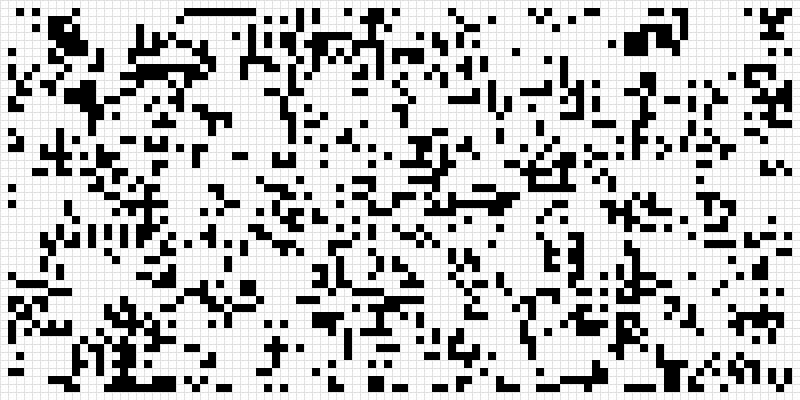
Frame 1 (no input)
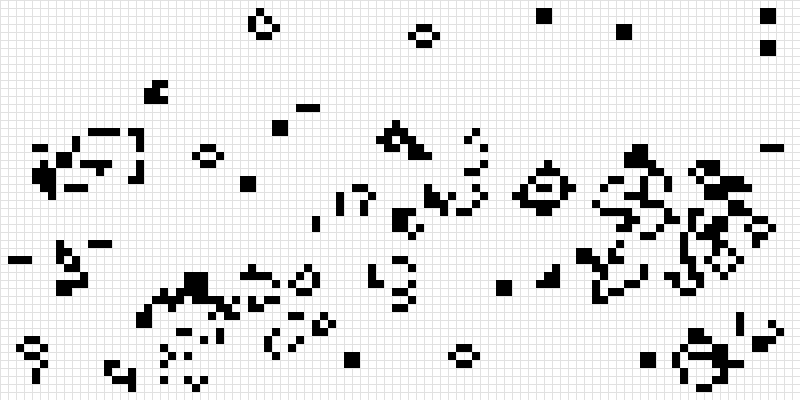
Frame 60 (the mouse pressed at the canvas centre just before this capture)
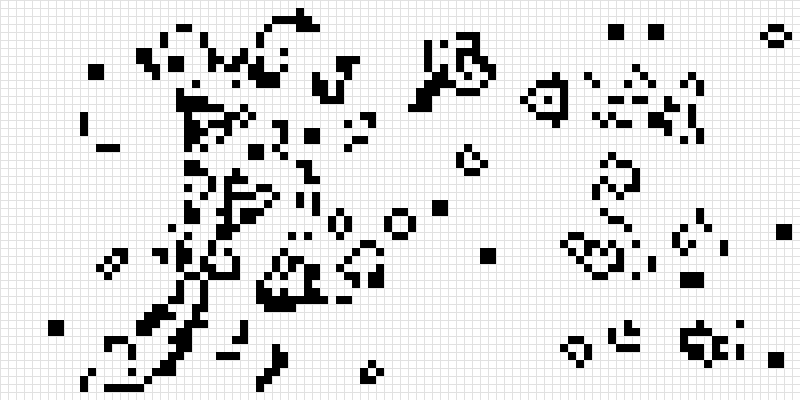
Frame 120 (the mouse held since frame 60 and released just before this capture)

The Processing sketch that drew these frames (run headless with seeded random() and noise(); from frame 60 on, the mouse is pressed at the canvas centre):

// Processing sketch: e03_life
// ── e03_life.pde
/**
 * Conway's "Game of Life"
 *
 * Exhibit the characteristics of biological systems of reproduction...
 * ...with the simplest set of rules possible.
 *
 * - Instead of a line of cells, we now have a two-dimensional matrix of cells.
 *
 * - If a neighbor is an adjacent cell, a neighborhood is now nine cells instead of three.
 *
 * - With nine cells, we have 9 bits, or 512 possible neighborhoods.
 *
 * - The typical visualization is to treat each generation as a single frame in an animation.
 *   So instead of viewing all the generations at once, we see them one at a time. (It’s important
 *   to note that the cells themselves aren’t actually moving, although we see the appearance of
 *   motion in the result as the cells turn on and off).
 *
 * It would be impractical to define an outcome for every possibility, so we define a set of rules
 * according to general characteristics of the neighborhood:
 *
 * - 1. Death:
 *
 *   If a cell is alive (state = 1) it will die (state = 0) under the following circumstances:
 *
 *   - Overpopulation: If the cell has four or more alive neighbors, it dies.
 *
 *   - Loneliness: If the cell has one or fewer alive neighbors, it dies.
 *
 * - 2. Birth:
 *
 *   If a cell is dead (state = 0) it will come to life (state becomes 1) if it has exactly three
 *   alive neighbors (no more, no less).
 *
 * - 3. Stasis:
 *
 *   In all other cases, the cell state does not change:
 *
 *   - Stay Alive: If a cell is alive and has exactly two or three live neighbors, it stays alive.
 *
 *   - Stay Dead: If a cell is dead and has anything other than three live neighbors, it stays dead.
 */

CA ca;

void setup() {
  size(800, 400);
  frameRate(12);
  ca = new CA();
}

void draw() {
  background(255);
  ca.generate();
  ca.display();
}

void mousePressed() {
  ca.init();
}

// ── CA.pde
class CA {
  int columns, rows;
  int w = 8;
  int[][] board;

  CA() {
    columns = width/w;
    rows = height/w;
    board = new int[columns][rows];
    init();
  }

  void init( ) {
    for (int x = 0; x < columns; x++) {
      for (int y = 0; y < rows; y++) {
        board[x][y] = int(random(2));
      }
    }
  }

  void generate() {
    int[][] next = new int[columns][rows];

    // Compute the next generation
    // (skipping the edge cells)
    for (int x = 1; x < columns-1; x++) {
      for (int y = 1; y < rows-1; y++) {
        int neighbors = 0;

        // Top row
        if (board[x-1][y-1] == 1) neighbors++;
        if (board[x][y-1] == 1)   neighbors++;
        if (board[x+1][y-1] == 1) neighbors++;

        // Middle row (skip self)
        if (board[x-1][y] == 1) neighbors++;
        if (board[x+1][y] == 1) neighbors++;

        // Bottom row
        if (board[x-1][y+1] == 1) neighbors++;
        if (board[x][y+1] == 1)   neighbors++;
        if (board[x+1][y+1] == 1) neighbors++;

        // We could also write the above like this:
        // for (int i = -1; i <= 1; i++) {
        //   for (int j = -1; j <= 1; j++) {
        //     neighbors += board[x+i][y+j];
        //   }
        // }
        // Skip self (subtract the current cell)
        // neighbors -= board[x][y];

        // The rules of life
        // If alive and less than 2 live neighbors: die (loneliness)
        if ((board[x][y] == 1) && (neighbors < 2)) {
          next[x][y] = 0;
        }
        // If alive and more than 3 live neighbors: die (overpopulation)
        else if ((board[x][y] == 1) && (neighbors > 3)) {
          next[x][y] = 0;
        }
        // If dead and exactly 3 live neighbors: born (reproduction)
        else if ((board[x][y] == 0) && (neighbors == 3)) {
          next[x][y] = 1;
        }
        // In all other cases: stasis (no change)
        else {
          next[x][y] = board[x][y];
        }

        // More compact version of the above:
        // if      ((board[x][y] == 1) && (neighbors <  2)) next[x][y] = 0;
        // else if ((board[x][y] == 1) && (neighbors >  3)) next[x][y] = 0;
        // else if ((board[x][y] == 0) && (neighbors == 3)) next[x][y] = 1;
        // else next[x][y] = board[x][y];
      }
    }

    // The next generation becomes the current generation
    board = next;
  }

  void display() {
    for (int x = 0; x < columns; x++) {
      for (int y = 0; y < rows; y++) {
        if (board[x][y] == 1) {
          fill(0);
        } else {
          fill(255);
        }
        stroke(0, 30);
        // Set x for each cell in the row
        // Set y for each generation
        rect(x*w, y*w, w, w);
      }
    }
  }
}
